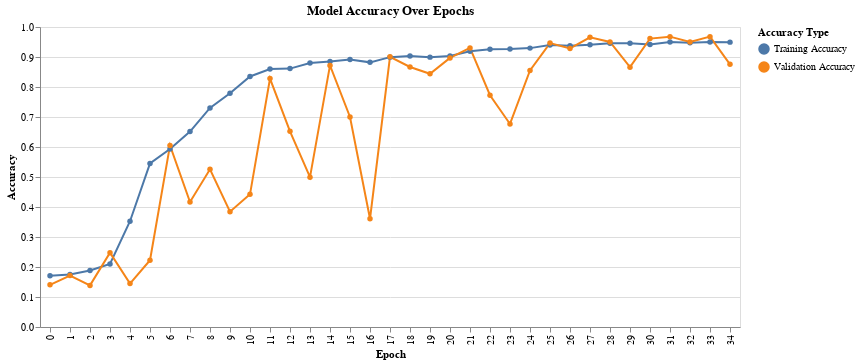

The notebook cell saved with this chart:
### Code cell
data = pd.DataFrame({
    'Epoch': list(range(len(history2.history['accuracy']))),
    'Training Accuracy': history2.history['accuracy'],
    'Validation Accuracy': history2.history['val_accuracy']
})
data_melted = data.melt(id_vars='Epoch', var_name='Accuracy Type', value_name='Accuracy')
chart = alt.Chart(data_melted).mark_line(point=True).encode(
    x='Epoch:O',
    y='Accuracy:Q',
    color='Accuracy Type:N',
    tooltip=['Epoch', 'Accuracy Type', 'Accuracy']
).properties(
    title='Model Accuracy Over Epochs'
)
chart.display()

### Figure 1 — Vega-Lite specification as saved in the notebook (floating-point values rounded to 4 significant figures)
{"config": {"view": {"continuousWidth": 400, "continuousHeight": 300}}, "data": {"name": "data-845b4325febc065b618d04dcfdd79583"}, "mark": {"type": "line", "point": true}, "encoding": {"color": {"field": "Accuracy Type", "type": "nominal"}, "tooltip": [{"field": "Epoch", "type": "quantitative"}, {"field": "Accuracy Type", "type": "nominal"}, {"field": "Accuracy", "type": "quantitative"}], "x": {"field": "Epoch", "type": "ordinal"}, "y": {"field": "Accuracy", "type": "quantitative"}}, "title": "Model Accuracy Over Epochs", "$schema": "https://vega.github.io/schema/vega-lite/v4.17.0.json", "datasets": {"data-845b4325febc065b618d04dcfdd79583": [{"Epoch": 0, "Accuracy Type": "Training Accuracy", "Accuracy": 0.1708}, {"Epoch": 1, "Accuracy Type": "Training Accuracy", "Accuracy": 0.1751}, {"Epoch": 2, "Accuracy Type": "Training Accuracy", "Accuracy": 0.1882}, {"Epoch": 3, "Accuracy Type": "Training Accuracy", "Accuracy": 0.2101}, {"Epoch": 4, "Accuracy Type": "Training Accuracy", "Accuracy": 0.3525}, {"Epoch": 5, "Accuracy Type": "Training Accuracy", "Accuracy": 0.5452}, {"Epoch": 6, "Accuracy Type": "Training Accuracy", "Accuracy": 0.5935}, {"Epoch": 7, "Accuracy Type": "Training Accuracy", "Accuracy": 0.6513}, {"Epoch": 8, "Accuracy Type": "Training Accuracy", "Accuracy": 0.7304}, {"Epoch": 9, "Accuracy Type": "Training Accuracy", "Accuracy": 0.7793}, {"Epoch": 10, "Accuracy Type": "Training Accuracy", "Accuracy": 0.8351}, {"Epoch": 11, "Accuracy Type": "Training Accuracy", "Accuracy": 0.8597}, {"Epoch": 12, "Accuracy Type": "Training Accuracy", "Accuracy": 0.8613}, {"Epoch": 13, "Accuracy Type": "Training Accuracy", "Accuracy": 0.8802}, {"Epoch": 14, "Accuracy Type": "Training Accuracy", "Accuracy": 0.885}, {"Epoch": 15, "Accuracy Type": "Training Accuracy", "Accuracy": 0.892}, {"Epoch": 16, "Accuracy Type": "Training Accuracy", "Accuracy": 0.8821}, {"Epoch": 17, "Accuracy Type": "Training Accuracy", "Accuracy": 0.8996}, {"Epoch": 18, "Accuracy Type": "Training Accuracy", "Accuracy": 0.9033}, {"Epoch": 19, "Accuracy Type": "Training Accuracy", "Accuracy": 0.8996}, {"Epoch": 20, "Accuracy Type": "Training Accuracy", "Accuracy": 0.9033}, {"Epoch": 21, "Accuracy Type": "Training Accuracy", "Accuracy": 0.9189}, {"Epoch": 22, "Accuracy Type": "Training Accuracy", "Accuracy": 0.9256}, {"Epoch": 23, "Accuracy Type": "Training Accuracy", "Accuracy": 0.9268}, {"Epoch": 24, "Accuracy Type": "Training Accuracy", "Accuracy": 0.9296}, {"Epoch": 25, "Accuracy Type": "Training Accuracy", "Accuracy": 0.9402}, {"Epoch": 26, "Accuracy Type": "Training Accuracy", "Accuracy": 0.9378}, {"Epoch": 27, "Accuracy Type": "Training Accuracy", "Accuracy": 0.9406}, {"Epoch": 28, "Accuracy Type": "Training Accuracy", "Accuracy": 0.9461}, {"Epoch": 29, "Accuracy Type": "Training Accuracy", "Accuracy": 0.9455}, {"Epoch": 30, "Accuracy Type": "Training Accuracy", "Accuracy": 0.9418}, {"Epoch": 31, "Accuracy Type": "Training Accuracy", "Accuracy": 0.9499}, {"Epoch": 32, "Accuracy Type": "Training Accuracy", "Accuracy": 0.9472}, {"Epoch": 33, "Accuracy Type": "Training Accuracy", "Accuracy": 0.9497}, {"Epoch": 34, "Accuracy Type": "Training Accuracy", "Accuracy": 0.9496}, {"Epoch": 0, "Accuracy Type": "Validation Accuracy", "Accuracy": 0.1405}, {"Epoch": 1, "Accuracy Type": "Validation Accuracy", "Accuracy": 0.1714}, {"Epoch": 2, "Accuracy Type": "Validation Accuracy", "Accuracy": 0.1387}, {"Epoch": 3, "Accuracy Type": "Validation Accuracy", "Accuracy": 0.2476}, {"Epoch": 4, "Accuracy Type": "Validation Accuracy", "Accuracy": 0.1446}, {"Epoch": 5, "Accuracy Type": "Validation Accuracy", "Accuracy": 0.2226}, {"Epoch": 6, "Accuracy Type": "Validation Accuracy", "Accuracy": 0.6054}, {"Epoch": 7, "Accuracy Type": "Validation Accuracy", "Accuracy": 0.4167}, {"Epoch": 8, "Accuracy Type": "Validation Accuracy", "Accuracy": 0.5256}, {"Epoch": 9, "Accuracy Type": "Validation Accuracy", "Accuracy": 0.3845}, {"Epoch": 10, "Accuracy Type": "Validation Accuracy", "Accuracy": 0.4423}, {"Epoch": 11, "Accuracy Type": "Validation Accuracy", "Accuracy": 0.828}, {"Epoch": 12, "Accuracy Type": "Validation Accuracy", "Accuracy": 0.6524}, {"Epoch": 13, "Accuracy Type": "Validation Accuracy", "Accuracy": 0.4994}, {"Epoch": 14, "Accuracy Type": "Validation Accuracy", "Accuracy": 0.872}, {"Epoch": 15, "Accuracy Type": "Validation Accuracy", "Accuracy": 0.7}, {"Epoch": 16, "Accuracy Type": "Validation Accuracy", "Accuracy": 0.3607}, {"Epoch": 17, "Accuracy Type": "Validation Accuracy", "Accuracy": 0.9006}, {"Epoch": 18, "Accuracy Type": "Validation Accuracy", "Accuracy": 0.8667}, {"Epoch": 19, "Accuracy Type": "Validation Accuracy", "Accuracy": 0.844}, {"Epoch": 20, "Accuracy Type": "Validation Accuracy", "Accuracy": 0.897}, {"Epoch": 21, "Accuracy Type": "Validation Accuracy", "Accuracy": 0.9304}, {"Epoch": 22, "Accuracy Type": "Validation Accuracy", "Accuracy": 0.7726}, {"Epoch": 23, "Accuracy Type": "Validation Accuracy", "Accuracy": 0.6768}, {"Epoch": 24, "Accuracy Type": "Validation Accuracy", "Accuracy": 0.8554}, {"Epoch": 25, "Accuracy Type": "Validation Accuracy", "Accuracy": 0.9464}, {"Epoch": 26, "Accuracy Type": "Validation Accuracy", "Accuracy": 0.9286}, {"Epoch": 27, "Accuracy Type": "Validation Accuracy", "Accuracy": 0.9655}, {"Epoch": 28, "Accuracy Type": "Validation Accuracy", "Accuracy": 0.95}, {"Epoch": 29, "Accuracy Type": "Validation Accuracy", "Accuracy": 0.8661}, {"Epoch": 30, "Accuracy Type": "Validation Accuracy", "Accuracy": 0.9613}, {"Epoch": 31, "Accuracy Type": "Validation Accuracy", "Accuracy": 0.9679}, {"Epoch": 32, "Accuracy Type": "Validation Accuracy", "Accuracy": 0.95}, {"Epoch": 33, "Accuracy Type": "Validation Accuracy", "Accuracy": 0.9679}, {"Epoch": 34, "Accuracy Type": "Validation Accuracy", "Accuracy": 0.8756}]}}
